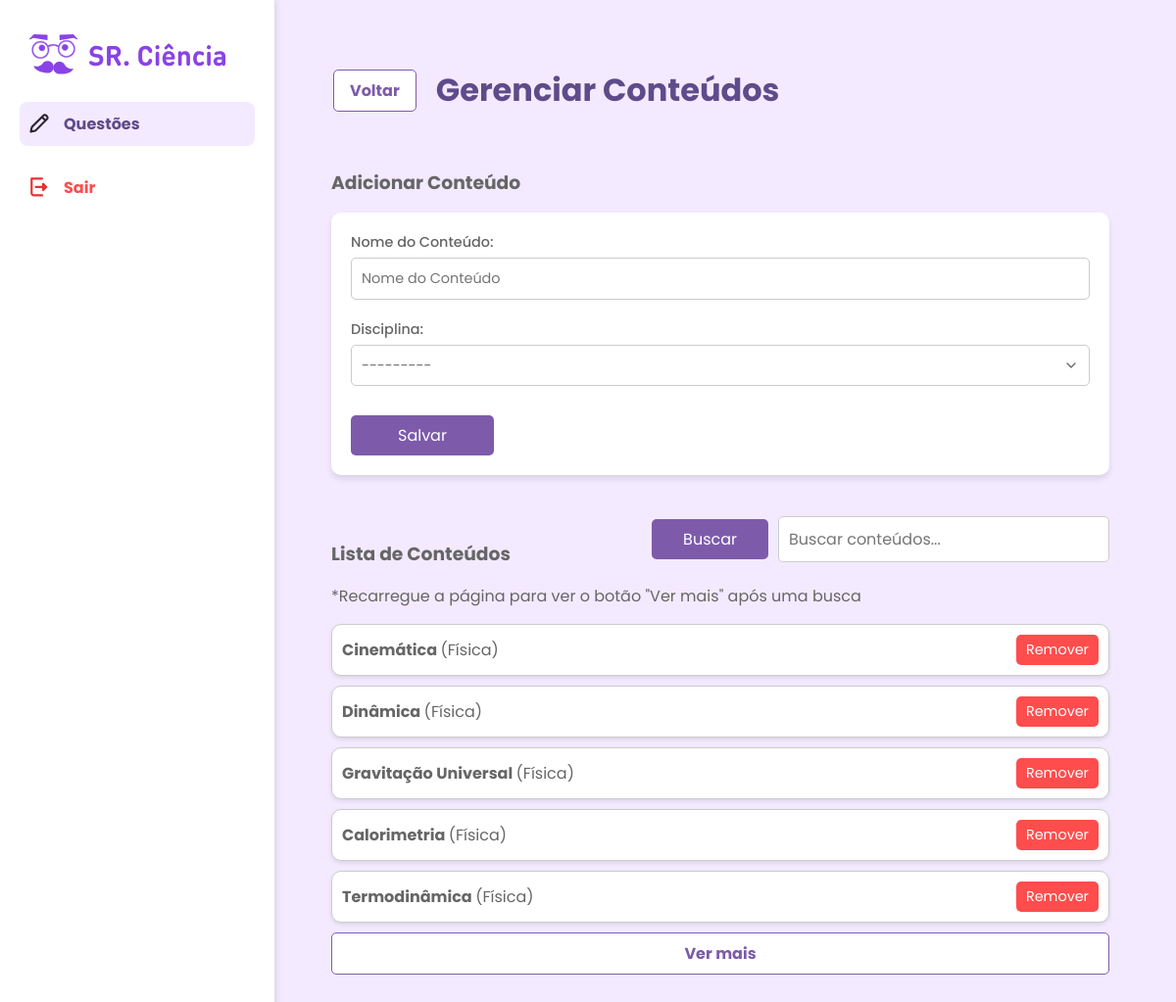
The page /gerenciar_conteudo/ on the database its author committed.
### srciencia_core/models/Questao.py (models this page shows, shortened)
class Conteudo(models.Model):
    nome = models.CharField(max_length=255)
    disciplina = models.ForeignKey(Disciplina, on_delete=models.CASCADE, related_name="conteudos")

class Disciplina(models.Model):
    nome = models.CharField(max_length=255)
    def __str__(self):
        return self.nome

### srciencia_core/views/adminView.py (the view, shortened to what this page needs)
def gerenciar_conteudo(request):
    form = ConteudoForm()
    todos_conteudos = Conteudo.objects.select_related("disciplina").all()
    conteudos_iniciais = todos_conteudos[:5]
    tem_mais = todos_conteudos.count() > 5
    return render(request, "admin/gerenciar_conteudo.html", {
        "form": form,
        "conteudos": conteudos_iniciais,
        "todos_conteudos": todos_conteudos,
        "tem_mais": tem_mais,
    })

### srciencia_core/forms.py
class ConteudoForm(forms.ModelForm):
    class Meta:
        model = Conteudo
        fields = ["nome", "disciplina"]
        widgets = {
            "nome": forms.TextInput(attrs={"placeholder": "Nome do Conteúdo", "class": "form-control"}),
            "disciplina": forms.Select(attrs={"class": "form-select"}),
        }

### srciencia_core/context_processors.py (called while the page is built)
def active_menu(request):
    menu_map = {
        "pagina_inicial": "pagina_inicial",
        "professor_turmas": "turmas",
        "turmas": "turmas",
        "pendentes": "praticar",
        "ajuda": "ajuda",
        "meu_perfil": "meu_perfil",
    }
    active_menu = None
    if request.resolver_match:
        active_menu = menu_map.get(request.resolver_match.url_name)
    return {"active_menu": active_menu}

### srciencia_core/templates/admin/gerenciar_conteudo.html (shortened to what this page needs)
{% extends "base-admin.html" %}
{% load static %}
{% block content %}
<main>
    <div class="header-container">
        <a href="{% url 'questao_list' %}" class="btn-back">Voltar</a>
        <h2 class="quest">Gerenciar Conteúdos</h2>
    </div>
    <h3 class="list-title">Adicionar Conteúdo</h3>
    <form method="post" class="form-container">
        <div class="form-group">
            <label for="id_nome">Nome do Conteúdo:</label>
            {{ form.nome }}
        </div>
        <div class="form-group">
            <label for="id_disciplina">Disciplina:</label>
            {{ form.disciplina }}
        </div>
        <div class="btn-group">
            <button type="submit" name="add" class="btn btn-save">Salvar</button>
        </div>
    </form>
    <div class="search-container">
        <h3 class="list-title">Lista de Conteúdos</h3>
        <div style="display: flex; align-items: center;">
            <button id="search-button" class="btn btn-search">Buscar</button>
            <input type="text" id="search-input" class="search-input" placeholder="Buscar conteúdos..." style="width: 100%;">
        </div>
    </div>
    <p style="margin-top: -20px;">*Recarregue a página para ver o botão "Ver mais" após uma busca</p>
    <div id="list-container" class="list-container">
        {% for conteudo in conteudos %}
        <div class="list-item">
            <span>{{ conteudo.nome }}
                <span style="font-weight: 400; color: var(--gray);">
                    ({{ conteudo.disciplina.nome }})
                </span>
            </span>
            <form method="post" class="delete-form">
                <button type="submit" name="delete" class="btn-delete">Remover</button>
            </form>
        </div>
        {% endfor %}
        {% if tem_mais %}
        <button id="view-more-btn" class="btn btn-back full-width">Ver mais</button>
        {% endif %}
    </div>
</main>
{% endblock %}

### srciencia_auth/static/css/global.css (style rules this page uses)
* { margin: 0; padding: 0; box-sizing: border-box; scroll-behavior: smooth; font-family: 'Poppins', sans-serif; text-decoration: none; }
:root { --color-white: #FFFFFF; --color-light-purple: #EFE3FF; --color-medium-purple: #7F57B3; --color-dark-purple: #695880; --color-primary-purple: #8943E6; --color-light-gray: #F2F2F2; --color-medium-gray: #C9C9C9; --color-dark-gray: #48444C; --color-dark-purple-gray: #2B2433; --color-red: #E83030; --box-shadow: 0 0px 10px rgba(0, 0, 0, 0.2); }
html, body { display: flex; flex-direction: column; min-height: 100dvh; }
main { flex-grow: 1; }
.header-container { display: flex; align-items: center; justify-content: space-between; max-width: 80rem; margin: 0 auto; padding: 0 2rem; position: relative; }

### rows shown on the page
Conteudo: nome "Cinemática", disciplina.nome "Física"
Conteudo: nome "Dinâmica", disciplina.nome "Física"
Conteudo: nome "Gravitação Universal", disciplina.nome "Física"
Conteudo: nome "Calorimetria", disciplina.nome "Física"
Conteudo: nome "Termodinâmica", disciplina.nome "Física"
